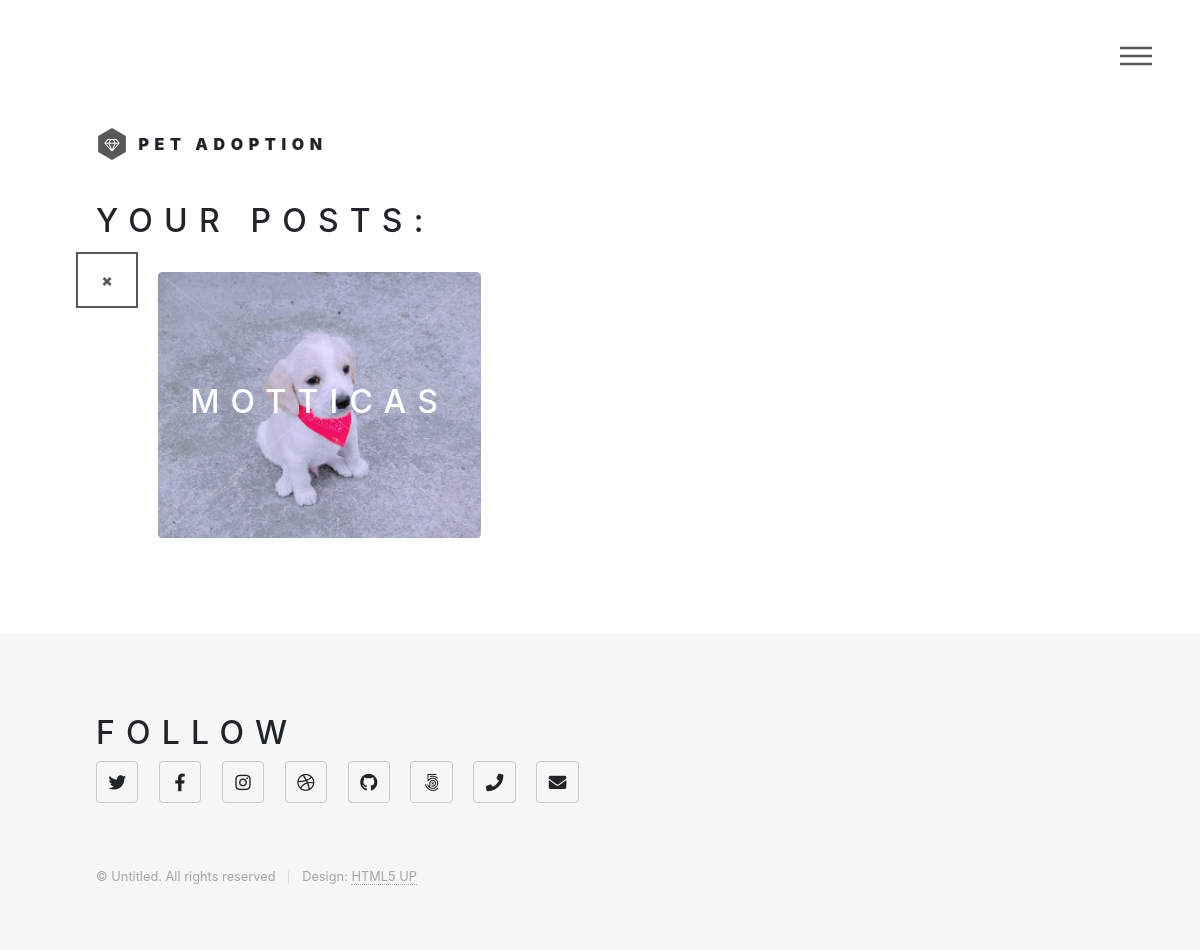
The app's page /home/posts (signed in), older data.
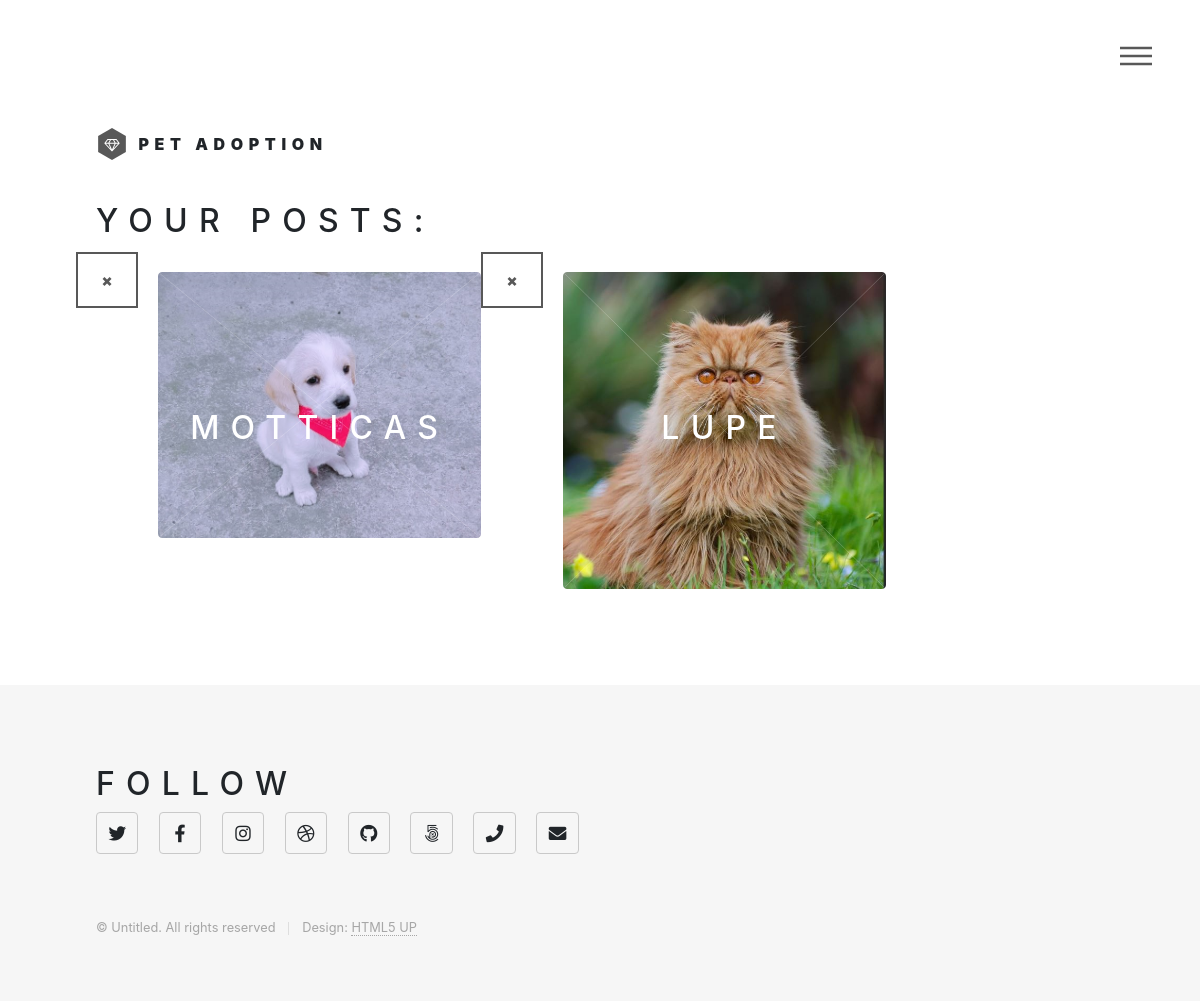
The same page, newer data.
### website/models.py (models this page shows)
class Post(db.Model):
    id = db.Column(db.Integer, primary_key = True)
    date = db.Column(db.DateTime(timezone=True), default=func.now())
    description = db.Column(db.String(100), nullable = False)
    status = db.Column(db.Boolean, default = True)
    user_id = db.Column(db.String, db.ForeignKey('user.id'))
    pet_id = db.Column(db.Integer, db.ForeignKey('pet.id'))

class Media(db.Model):
    id = db.Column(db.Integer, primary_key = True)
    path = db.Column(db.String(150), nullable = False)
    pet_id = db.Column(db.Integer, db.ForeignKey('pet.id'))

class Pet(db.Model):
    id = db.Column(db.Integer, primary_key = True)
    name = db.Column(db.String(100), nullable = False)
    age = db.Column(db.String(100))
    sex = db.Column(db.String(100), nullable = False)
    status = db.Column(db.Boolean, default = True)
    pet_type_id = db.Column(db.Integer, db.ForeignKey('pet_type.id'))
    breed_id = db.Column(db.Integer, db.ForeignKey('breed.id'))
    medias = db.relationship(Media)

### website/views.py (the view)
@views.route('/home/posts', methods=['GET', 'POST'])
@login_required
def user_posts():
    form = Post_form()
    posts = db.engine.execute("SELECT post.id, media.path, pet.name, post.description FROM media, pet, post WHERE media.pet_id = post.pet_id AND post.pet_id = pet.id AND post.status = True AND  post.user_id =" + str(current_user.id))
    return render_template("user_posts.html", user=current_user, form=form, posts=posts)

### website/templates/user_posts.html (shortened to what this page needs)
{% extends "base.html" %}
{% block separate%}
<h2>Your posts: </h2>
<br>
{% endblock%}
{% block posts %}
{% for post in posts%}
<button type="button" class="Myclose" onClick="deletePost({{ post.id }})">
    <span aria-hidden="true">&times;</span>
</button>
<article class="style7">
    <span class="image">
        <img src="{{ url_for('static', filename='images/pet_media/' + post.path)}}" alt="" />
    </span>
    <a href="generic.html">
        <h2>{{post.name}}</h2>
    </a>
</article>
{% endfor %}
{% endblock%}

Row changes from the older to the newer data that the page shows:
added Post: path (picture), name "LUPE"
